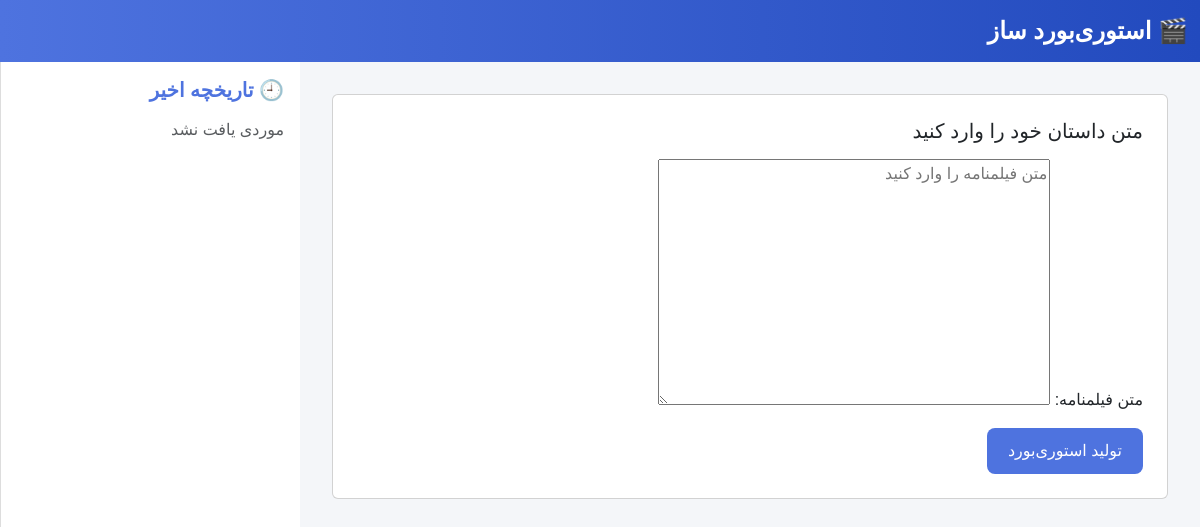
Before: / with the older database file.
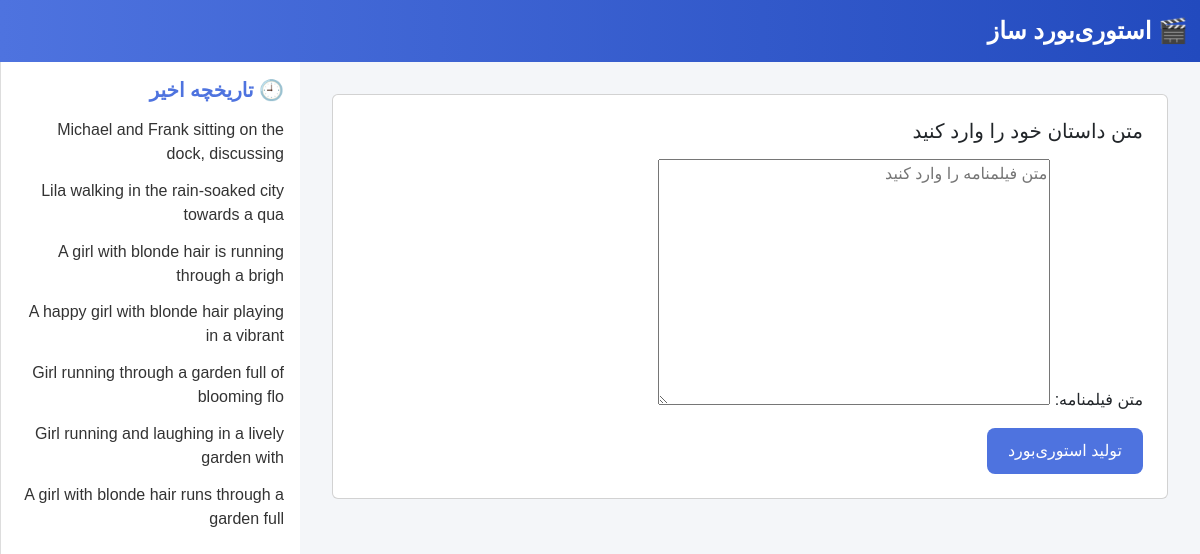
After: the same page with the newer database file.
### history/models.py (models this page shows, shortened)
class StoryboardHistory(models.Model):
    title = models.CharField(max_length=255)
    input_text = models.TextField()
    results = models.JSONField()
    created_at = models.DateTimeField(default=timezone.now)
    class Meta:
        ordering = ["-created_at"]

### storyboard/views.py (the view)
# urls.py: path("", views.index, name="index"),
def index(request):
    results = []
    if request.method == 'POST':
        form = ScriptInputForm(request.POST)
        if form.is_valid():
            script = form.cleaned_data['script_text']
            summarized = summarize_text(script)
            visual_units = group_visual_units(summarized)
            for unit in visual_units:
                keywords = extract_visual_keywords(unit)
                sentiment = analyze_sentiment(unit)
                prompt = f"cinematic storyboard scene: {unit} with keywords {', '.join(keywords)}"
                image_url = generate_image_from_prompt(prompt)
                results.append((unit, image_url, keywords, sentiment['label'], sentiment['score']))
            if results:
                title = results[0][0][:50]
                StoryboardHistory.objects.create(
                    title=title,
                    input_text=script,
                    results={"scenes": results}
                )
    else:
        form = ScriptInputForm()
    return render(request, 'storyboard/index.html', {
        'form': form,
        'results': results
    })

### storyboard/forms.py
class ScriptInputForm(forms.Form):
    script_text = forms.CharField(
        widget=forms.Textarea(attrs={'rows': 10, 'placeholder': 'متن فیلمنامه را وارد کنید'}),
        label="متن فیلمنامه"
    )

### history/context_processors.py (called while the page is built)
def recent_histories(request):
    return {
        "recent_histories": StoryboardHistory.objects.all()[:10]
    }

### storyboard/templates/storyboard/index.html (shortened to what this page needs)
{% extends "base.html" %}
{% block content %}
  <div class="card p-4 mb-4">
    <h5 class="mb-3">متن داستان خود را وارد کنید</h5>
    <form method="post">
      <div class="mb-3">
        {{ form.as_p }}
      </div>
      <button type="submit" class="btn btn-custom">تولید استوری‌بورد</button>
    </form>
  </div>
{% endblock %}

### templates/base.html (shortened to what this page needs)
<!DOCTYPE html>
<html lang="fa" dir="rtl">
<head>
  <link href="https://cdn.jsdelivr.net/npm/bootstrap@5.3.3/dist/css/bootstrap.rtl.min.css" rel="stylesheet">
</head>
<body>
  <nav class="navbar navbar-expand-lg">
    <div class="container-fluid">
      <a class="navbar-brand" href="{% url 'storyboard:index' %}">🎬 استوری‌بورد ساز</a>
    </div>
  </nav>
  <div class="container-fluid">
    <div class="row">
      <div class="col-md-9 content-area">
        {% block content %}{% endblock %}
      </div>
      <div class="col-md-3 sidebar">
        <h5>🕘 تاریخچه اخیر</h5>
        <ul>
          {% for item in recent_histories %}
            <li>
              <a href="{% url 'history:history_detail' item.id %}">
                {{ item.title }}
              </a>
            </li>
          {% empty %}
            <li class="text-muted">موردی یافت نشد</li>
          {% endfor %}
        </ul>
      </div>
    </div>
  </div>
</body>
</html>

### templates/base.html (style rules this page uses)
body { background: #f4f6f9; font-family: "Vazir", sans-serif; }
.navbar { background: linear-gradient(90deg, #4e73df, #224abe); }
.navbar-brand { color: white !important; font-weight: bold; font-size: 1.5rem; }
.sidebar { background: #fff; border-left: 1px solid #ddd; height: 100vh; padding: 1rem; position: sticky; top: 0; overflow-y: auto; }
.sidebar h5 { font-weight: bold; margin-bottom: 1rem; color: #4e73df; }
.sidebar ul { list-style: none; padding: 0; }
.sidebar ul li { margin-bottom: 0.8rem; }
.sidebar ul li a { text-decoration: none; color: #333; transition: color 0.2s; }
.content-area { padding: 2rem; }
.btn-custom { background: #4e73df; color: white; border-radius: 8px; padding: 10px 20px; }

Changed rows visible on the page:
added StoryboardHistory: title "Michael and Frank sitting on the dock, discussing"
added StoryboardHistory: title "Lila walking in the rain-soaked city towards a qua"
added StoryboardHistory: title "A girl with blonde hair is running through a brigh"
added StoryboardHistory: title "A happy girl with blonde hair playing in a vibrant"
added StoryboardHistory: title "Girl running through a garden full of blooming flo"
added StoryboardHistory: title "Girl running and laughing in a lively garden with"
added StoryboardHistory: title "A girl with blonde hair runs through a garden full"
Other visible differences:
text no longer shown: "موردی یافت نشد"
